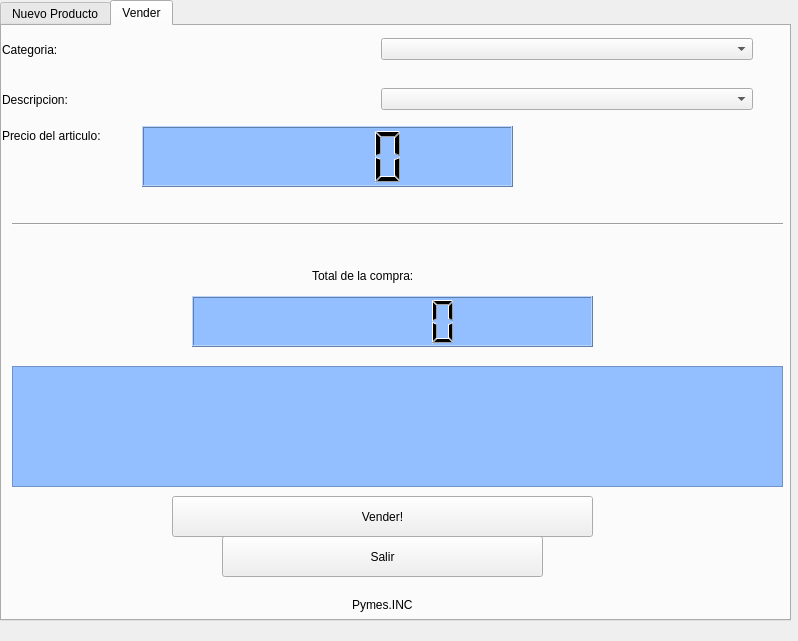
<?xml version="1.0" encoding="UTF-8"?>
<ui version="4.0">
 <class>Form</class>
 <widget class="QWidget" name="Form">
  <property name="geometry">
   <rect>
    <x>0</x>
    <y>0</y>
    <width>798</width>
    <height>641</height>
   </rect>
  </property>
  <property name="windowTitle">
   <string>Form</string>
  </property>
  <widget class="QTabWidget" name="tabWidget">
   <property name="geometry">
    <rect>
     <x>0</x>
     <y>0</y>
     <width>791</width>
     <height>621</height>
    </rect>
   </property>
   <property name="styleSheet">
    <string notr="true"/>
   </property>
   <property name="currentIndex">
    <number>1</number>
   </property>
   <widget class="QWidget" name="tab_2">
    <attribute name="title">
     <string>Nuevo Producto</string>
    </attribute>
    <widget class="QWidget" name="gridLayoutWidget">
     <property name="geometry">
      <rect>
       <x>10</x>
       <y>10</y>
       <width>771</width>
       <height>191</height>
      </rect>
     </property>
     <layout class="QGridLayout" name="gridLayout">
      <item row="0" column="0">
       <widget class="QLabel" name="label_15">
        <property name="text">
         <string>Categoria:</string>
        </property>
       </widget>
      </item>
      <item row="1" column="1">
       <widget class="QLineEdit" name="productoingre"/>
      </item>
      <item row="0" column="1">
       <widget class="QLineEdit" name="tipodeproducto"/>
      </item>
      <item row="2" column="1">
       <widget class="QLineEdit" name="precioingre"/>
      </item>
      <item row="1" column="0">
       <widget class="QLabel" name="label_16">
        <property name="text">
         <string>Descripcion:</string>
        </property>
       </widget>
      </item>
      <item row="2" column="0">
       <widget class="QLabel" name="label_17">
        <property name="text">
         <string>Precio:</string>
        </property>
       </widget>
      </item>
      <item row="0" column="2">
       <widget class="QToolButton" name="toolButton">
        <property name="text">
         <string>...</string>
        </property>
       </widget>
      </item>
      <item row="1" column="2">
       <widget class="QToolButton" name="toolButton_2">
        <property name="text">
         <string>...</string>
        </property>
       </widget>
      </item>
      <item row="2" column="2">
       <widget class="QToolButton" name="toolButton_3">
        <property name="text">
         <string>...</string>
        </property>
       </widget>
      </item>
     </layout>
    </widget>
    <widget class="QTextBrowser" name="txbNuevos">
     <property name="geometry">
      <rect>
       <x>10</x>
       <y>210</y>
       <width>771</width>
       <height>201</height>
      </rect>
     </property>
     <property name="styleSheet">
      <string notr="true">background-color: rgb(147, 190, 255);</string>
     </property>
    </widget>
    <widget class="QLabel" name="label_4">
     <property name="geometry">
      <rect>
       <x>190</x>
       <y>470</y>
       <width>331</width>
       <height>20</height>
      </rect>
     </property>
     <property name="text">
      <string/>
     </property>
    </widget>
    <widget class="QPushButton" name="pushButton_8">
     <property name="geometry">
      <rect>
       <x>260</x>
       <y>450</y>
       <width>251</width>
       <height>41</height>
      </rect>
     </property>
     <property name="styleSheet">
      <string notr="true"/>
     </property>
     <property name="text">
      <string>Agregar Productos</string>
     </property>
    </widget>
    <widget class="QPushButton" name="pushButton_2">
     <property name="geometry">
      <rect>
       <x>160</x>
       <y>460</y>
       <width>93</width>
       <height>27</height>
      </rect>
     </property>
     <property name="text">
      <string>Precios</string>
     </property>
    </widget>
    <widget class="QPushButton" name="pushButton_13">
     <property name="geometry">
      <rect>
       <x>520</x>
       <y>460</y>
       <width>91</width>
       <height>27</height>
      </rect>
     </property>
     <property name="styleSheet">
      <string notr="true"/>
     </property>
     <property name="text">
      <string>Fiado</string>
     </property>
    </widget>
    <widget class="QLabel" name="label_8">
     <property name="geometry">
      <rect>
       <x>360</x>
       <y>570</y>
       <width>81</width>
       <height>17</height>
      </rect>
     </property>
     <property name="text">
      <string>Pymes.INC</string>
     </property>
    </widget>
   </widget>
   <widget class="QWidget" name="tab">
    <attribute name="title">
     <string>Vender</string>
    </attribute>
    <widget class="QLabel" name="label_3">
     <property name="geometry">
      <rect>
       <x>0</x>
       <y>100</y>
       <width>131</width>
       <height>20</height>
      </rect>
     </property>
     <property name="text">
      <string>Precio del articulo:</string>
     </property>
    </widget>
    <widget class="QLabel" name="label_7">
     <property name="geometry">
      <rect>
       <x>230</x>
       <y>210</y>
       <width>66</width>
       <height>17</height>
      </rect>
     </property>
     <property name="text">
      <string/>
     </property>
    </widget>
    <widget class="QLCDNumber" name="totalar">
     <property name="geometry">
      <rect>
       <x>140</x>
       <y>100</y>
       <width>371</width>
       <height>61</height>
      </rect>
     </property>
     <property name="styleSheet">
      <string notr="true">background-color: rgb(147, 190, 255);</string>
     </property>
    </widget>
    <widget class="QTextBrowser" name="txbVentas">
     <property name="geometry">
      <rect>
       <x>10</x>
       <y>340</y>
       <width>771</width>
       <height>121</height>
      </rect>
     </property>
     <property name="styleSheet">
      <string notr="true">background-color: rgb(147, 190, 255);</string>
     </property>
    </widget>
    <widget class="QLCDNumber" name="totaldecom">
     <property name="geometry">
      <rect>
       <x>190</x>
       <y>270</y>
       <width>401</width>
       <height>51</height>
      </rect>
     </property>
     <property name="styleSheet">
      <string notr="true">background-color: rgb(147, 190, 255);</string>
     </property>
    </widget>
    <widget class="QLabel" name="label_14">
     <property name="geometry">
      <rect>
       <x>310</x>
       <y>240</y>
       <width>131</width>
       <height>20</height>
      </rect>
     </property>
     <property name="text">
      <string>Total de la compra:</string>
     </property>
    </widget>
    <widget class="QWidget" name="horizontalLayoutWidget">
     <property name="geometry">
      <rect>
       <x>0</x>
       <y>10</y>
       <width>751</width>
       <height>27</height>
      </rect>
     </property>
     <layout class="QHBoxLayout" name="horizontalLayout_3">
      <item>
       <widget class="QLabel" name="label">
        <property name="text">
         <string>Categoria:</string>
        </property>
       </widget>
      </item>
      <item>
       <widget class="QComboBox" name="combocate">
        <property name="styleSheet">
         <string notr="true"/>
        </property>
       </widget>
      </item>
     </layout>
    </widget>
    <widget class="QWidget" name="horizontalLayoutWidget_2">
     <property name="geometry">
      <rect>
       <x>0</x>
       <y>60</y>
       <width>751</width>
       <height>27</height>
      </rect>
     </property>
     <layout class="QHBoxLayout" name="horizontalLayout_4">
      <item>
       <widget class="QLabel" name="label_2">
        <property name="text">
         <string>Descripcion:</string>
        </property>
       </widget>
      </item>
      <item>
       <widget class="QComboBox" name="combodes"/>
      </item>
     </layout>
    </widget>
    <widget class="QPushButton" name="btnSalirDelTodo">
     <property name="geometry">
      <rect>
       <x>220</x>
       <y>510</y>
       <width>321</width>
       <height>41</height>
      </rect>
     </property>
     <property name="text">
      <string>Salir</string>
     </property>
    </widget>
    <widget class="QPushButton" name="btnfacturar">
     <property name="geometry">
      <rect>
       <x>170</x>
       <y>470</y>
       <width>421</width>
       <height>41</height>
      </rect>
     </property>
     <property name="text">
      <string>Vender!</string>
     </property>
    </widget>
    <widget class="QLabel" name="label_6">
     <property name="geometry">
      <rect>
       <x>250</x>
       <y>520</y>
       <width>21</width>
       <height>21</height>
      </rect>
     </property>
     <property name="text">
      <string/>
     </property>
     <property name="pixmap">
      <pixmap>../../../../Descargas/close_button.png</pixmap>
     </property>
    </widget>
    <widget class="QLabel" name="label_5">
     <property name="geometry">
      <rect>
       <x>350</x>
       <y>570</y>
       <width>81</width>
       <height>17</height>
      </rect>
     </property>
     <property name="text">
      <string>Pymes.INC</string>
     </property>
    </widget>
    <widget class="Line" name="line">
     <property name="geometry">
      <rect>
       <x>10</x>
       <y>190</y>
       <width>771</width>
       <height>16</height>
      </rect>
     </property>
     <property name="orientation">
      <enum>Qt::Horizontal</enum>
     </property>
    </widget>
   </widget>
  </widget>
 </widget>
 <tabstops>
  <tabstop>combocate</tabstop>
  <tabstop>combodes</tabstop>
  <tabstop>txbVentas</tabstop>
  <tabstop>tipodeproducto</tabstop>
  <tabstop>productoingre</tabstop>
  <tabstop>precioingre</tabstop>
  <tabstop>txbNuevos</tabstop>
  <tabstop>pushButton_8</tabstop>
  <tabstop>toolButton</tabstop>
  <tabstop>toolButton_2</tabstop>
  <tabstop>toolButton_3</tabstop>
  <tabstop>tabWidget</tabstop>
 </tabstops>
 <resources/>
 <connections>
  <connection>
   <sender>btnfacturar</sender>
   <signal>clicked()</signal>
   <receiver>Form</receiver>
   <slot>vender()</slot>
   <hints>
    <hint type="sourcelabel">
     <x>357</x>
     <y>539</y>
    </hint>
    <hint type="destinationlabel">
     <x>776</x>
     <y>464</y>
    </hint>
   </hints>
  </connection>
  <connection>
   <sender>combocate</sender>
   <signal>activated(QString)</signal>
   <receiver>Form</receiver>
   <slot>tipodeprofun()</slot>
   <hints>
    <hint type="sourcelabel">
     <x>579</x>
     <y>64</y>
    </hint>
    <hint type="destinationlabel">
     <x>776</x>
     <y>54</y>
    </hint>
   </hints>
  </connection>
  <connection>
   <sender>combodes</sender>
   <signal>activated(QString)</signal>
   <receiver>Form</receiver>
   <slot>productoprecio()</slot>
   <hints>
    <hint type="sourcelabel">
     <x>684</x>
     <y>114</y>
    </hint>
    <hint type="destinationlabel">
     <x>776</x>
     <y>114</y>
    </hint>
   </hints>
  </connection>
  <connection>
   <sender>pushButton_8</sender>
   <signal>clicked()</signal>
   <receiver>Form</receiver>
   <slot>agregarprod()</slot>
   <hints>
    <hint type="sourcelabel">
     <x>512</x>
     <y>519</y>
    </hint>
    <hint type="destinationlabel">
     <x>776</x>
     <y>509</y>
    </hint>
   </hints>
  </connection>
  <connection>
   <sender>toolButton</sender>
   <signal>clicked()</signal>
   <receiver>Form</receiver>
   <slot>opcion1()</slot>
   <hints>
    <hint type="sourcelabel">
     <x>781</x>
     <y>89</y>
    </hint>
    <hint type="destinationlabel">
     <x>776</x>
     <y>37</y>
    </hint>
   </hints>
  </connection>
  <connection>
   <sender>toolButton_2</sender>
   <signal>clicked()</signal>
   <receiver>Form</receiver>
   <slot>opcion2()</slot>
   <hints>
    <hint type="sourcelabel">
     <x>781</x>
     <y>145</y>
    </hint>
    <hint type="destinationlabel">
     <x>776</x>
     <y>88</y>
    </hint>
   </hints>
  </connection>
  <connection>
   <sender>toolButton_3</sender>
   <signal>clicked()</signal>
   <receiver>Form</receiver>
   <slot>opcion3()</slot>
   <hints>
    <hint type="sourcelabel">
     <x>781</x>
     <y>201</y>
    </hint>
    <hint type="destinationlabel">
     <x>776</x>
     <y>140</y>
    </hint>
   </hints>
  </connection>
  <connection>
   <sender>btnSalirDelTodo</sender>
   <signal>clicked()</signal>
   <receiver>Form</receiver>
   <slot>salir()</slot>
   <hints>
    <hint type="sourcelabel">
     <x>534</x>
     <y>579</y>
    </hint>
    <hint type="destinationlabel">
     <x>798</x>
     <y>575</y>
    </hint>
   </hints>
  </connection>
  <connection>
   <sender>pushButton_2</sender>
   <signal>clicked()</signal>
   <receiver>Form</receiver>
   <slot>qt()</slot>
   <hints>
    <hint type="sourcelabel">
     <x>162</x>
     <y>494</y>
    </hint>
    <hint type="destinationlabel">
     <x>806</x>
     <y>452</y>
    </hint>
   </hints>
  </connection>
  <connection>
   <sender>pushButton_13</sender>
   <signal>clicked()</signal>
   <receiver>Form</receiver>
   <slot>empleados()</slot>
   <hints>
    <hint type="sourcelabel">
     <x>522</x>
     <y>515</y>
    </hint>
    <hint type="destinationlabel">
     <x>797</x>
     <y>487</y>
    </hint>
   </hints>
  </connection>
 </connections>
 <slots>
  <slot>tipodeprofun()</slot>
  <slot>productoprecio()</slot>
  <slot>agregarprod()</slot>
  <slot>cerrar()</slot>
  <slot>empleados()</slot>
  <slot>opcion1()</slot>
  <slot>opcion2()</slot>
  <slot>opcion3()</slot>
  <slot>limpiar()</slot>
  <slot>infopymes()</slot>
  <slot>salir()</slot>
  <slot>vender()</slot>
  <slot>qt()</slot>
 </slots>
</ui>
